Frame 1 (no input): blank canvas, image omitted
Frame 60 (no input): blank canvas, image omitted
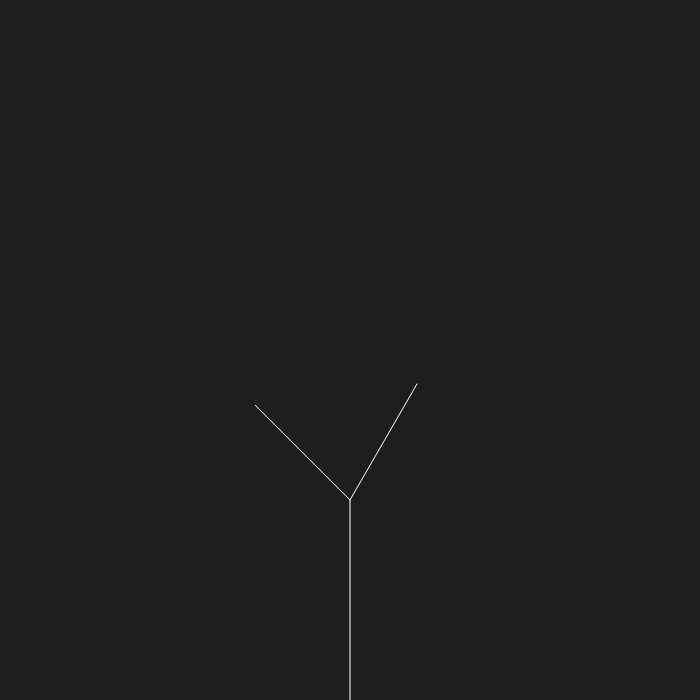
Frame 120 (the mouse pressed at the canvas centre since frame 60)

The p5.js sketch whose frames 1 and 60 were blank and that drew this single picture after the mouse press (run headless with seeded random() and noise() and a simulated clock; from frame 60 on, the mouse is pressed at the canvas centre):

// p5.js sketch
// ── sketch.js
var tree = []; // Store branches 
var leaves = [];
var count = 0;
var angle = 0;
var canvasSide = 700;
function setup() 
{
    createCanvas(canvasSide,canvasSide);
    var a = createVector(width/2,height);
    var b = createVector(width/2,height-200);
    var root = new Branch(a, b);
    tree[0] = root;
}

function mousePressed()
{
    for (var i = tree.length - 1; i >= 0; i--)
    {
        if(!tree[i].finished)
        {
            tree.push(tree[i].branchA());
            tree.push(tree[i].branchB());
        }
        tree[i].finished = true;
    }
    count++;
    if (count === 10)
    {
        for ( var i = 0; i < tree.length; i++)
        {
            if(!tree[i].finished)
            {
                var leaf = tree[i].end.copy();
                leaves.push(leaf);
            }
        }
    }
}

function draw() 
{  
    background(30);
    for (var i =0; i< tree.length; i++)
    {
        tree[i].show();
        //tree[i].jitter();
    }
    for (var i =0; i< leaves.length; i++)
    {
        fill(255, 0, 100, 100);
        noStroke();
        ellipse (leaves[i].x, leaves[i].y, 8, 8);
        leaves[i].y += random(0, 1);
    }
}

// ── branch.js
function Branch(begin, end)
{
    this.begin = begin;
    this.end = end;
    this.finished = false;
    this.jitter = function()
    {
        this.end.x += random (-1,1);
        this.end.y += random (-1,1);
    }
    this.show = function()
    {
        stroke(255);
        line (this.begin.x, this.begin.y, this.end.x, this.end.y);
    }

    this.branchA = function()
    {
        var dir = p5.Vector.sub(this.end, this.begin);
        dir.rotate(PI/6);
        dir.mult(0.67);
        var newEnd = p5.Vector.add(this.end, dir);
        var b = new Branch(this.end, newEnd);
        return b;
    }
    this.branchB = function()
    {
        var dir = p5.Vector.sub(this.end, this.begin);
        dir.rotate(-PI/4);
        dir.mult(0.67);
        var newEnd = p5.Vector.add(this.end, dir);
        var b = new Branch(this.end, newEnd);
        return b;
    }
}
